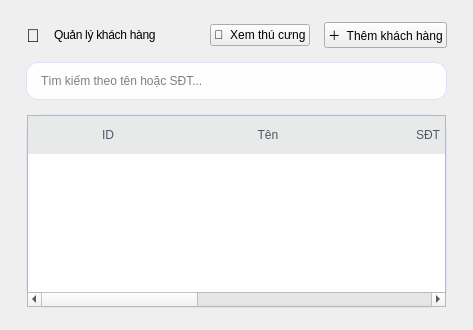
<?xml version="1.0" encoding="UTF-8"?>
<ui version="4.0">
 <class>CustomersPage</class>
 <widget class="QWidget" name="CustomersPage">
  <property name="styleSheet">
   <string notr="true">QLabel#PageTitle{font: 800 17pt "Segoe UI"; letter-spacing: -0.3px;}
QFrame#Card{
background: qlineargradient(x1:0, y1:0, x2:0, y2:1, stop:0 #ffffff, stop:1 #faf5ff);
border: 1px solid rgba(99,102,241,0.12);
border-radius: 20px;
}
QLineEdit{background: rgba(255,255,255,0.95); border: 1px solid rgba(99,102,241,0.15); border-radius: 12px; padding: 10px 12px; font: 600 10pt "Segoe UI";}
QPushButton#PrimaryButton{
border:0px; border-radius:14px; padding:10px 14px;
color:white; font: 800 10pt "Segoe UI";
background: qlineargradient(x1:0,y1:0,x2:1,y2:0, stop:0 #6366F1, stop:1 #c026d3);
}
QPushButton#GhostButton{
border:1px solid rgba(99,102,241,0.2); border-radius:14px; padding:10px 14px;
font: 800 10pt "Segoe UI"; background: rgba(255,255,255,0.92); color: #0F172A;
}
QHeaderView::section{background: rgba(15,23,42,0.03); border:0px; padding:10px 12px; font: 700 9pt "Segoe UI"; color: rgba(15,23,42,0.70);}</string>
  </property>
  <layout class="QVBoxLayout" name="verticalLayout">
   <property name="leftMargin">
    <number>26</number>
   </property>
   <property name="topMargin">
    <number>22</number>
   </property>
   <property name="rightMargin">
    <number>26</number>
   </property>
   <property name="bottomMargin">
    <number>22</number>
   </property>
   <property name="spacing">
    <number>14</number>
   </property>
   <item>
    <layout class="QHBoxLayout" name="headerLayout">
     <item>
      <widget class="QLabel" name="headerEmoji">
       <property name="text">
        <string>👤</string>
       </property>
       <property name="styleSheet">
        <string notr="true">font-size: 18px;</string>
       </property>
      </widget>
     </item>
     <item>
      <widget class="QLabel" name="PageTitle">
       <property name="objectName">
        <string>PageTitle</string>
       </property>
       <property name="text">
        <string>Quản lý khách hàng</string>
       </property>
      </widget>
     </item>
     <item>
      <spacer name="horizontalSpacer">
       <property name="orientation">
        <enum>Qt::Horizontal</enum>
       </property>
       <property name="sizeHint" stdset="0">
        <size>
         <width>40</width>
         <height>20</height>
        </size>
       </property>
      </spacer>
     </item>
     <item>
      <widget class="QPushButton" name="viewPetsButton">
       <property name="objectName">
        <string>GhostButton</string>
       </property>
       <property name="text">
        <string>🐾  Xem thú cưng</string>
       </property>
       <property name="cursor">
        <cursorShape>PointingHandCursor</cursorShape>
       </property>
      </widget>
     </item>
     <item>
      <widget class="QPushButton" name="addCustomerButton">
       <property name="objectName">
        <string>PrimaryButton</string>
       </property>
       <property name="text">
        <string>＋  Thêm khách hàng</string>
       </property>
       <property name="cursor">
        <cursorShape>PointingHandCursor</cursorShape>
       </property>
      </widget>
     </item>
    </layout>
   </item>
   <item>
    <widget class="QLineEdit" name="searchEdit">
     <property name="placeholderText">
      <string>Tìm kiếm theo tên hoặc SĐT...</string>
     </property>
    </widget>
   </item>
   <item>
    <widget class="QFrame" name="Card">
     <property name="objectName">
      <string>Card</string>
     </property>
     <layout class="QVBoxLayout" name="cardLayout">
      <property name="leftMargin">
       <number>0</number>
      </property>
      <property name="topMargin">
       <number>0</number>
      </property>
      <property name="rightMargin">
       <number>0</number>
      </property>
      <property name="bottomMargin">
       <number>0</number>
      </property>
      <item>
       <widget class="QTableWidget" name="customersTable">
        <property name="columnCount">
         <number>5</number>
        </property>
        <attribute name="horizontalHeaderDefaultSectionSize">
         <number>160</number>
        </attribute>
        <column>
         <property name="text">
          <string>ID</string>
         </property>
        </column>
        <column>
         <property name="text">
          <string>Tên</string>
         </property>
        </column>
        <column>
         <property name="text">
          <string>SĐT</string>
         </property>
        </column>
        <column>
         <property name="text">
          <string>Địa chỉ</string>
         </property>
        </column>
        <column>
         <property name="text">
          <string>Thao tác</string>
         </property>
        </column>
       </widget>
      </item>
     </layout>
    </widget>
   </item>
  </layout>
 </widget>
 <resources/>
 <connections/>
</ui>
